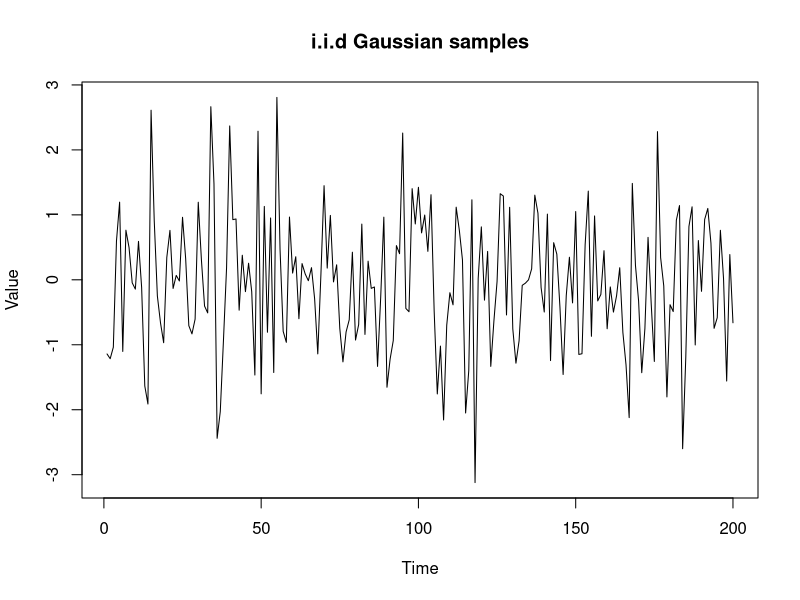
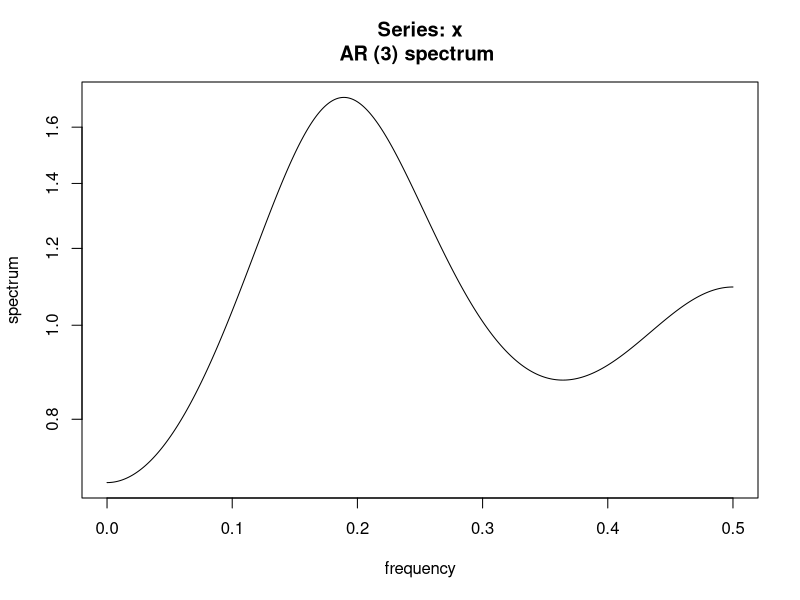
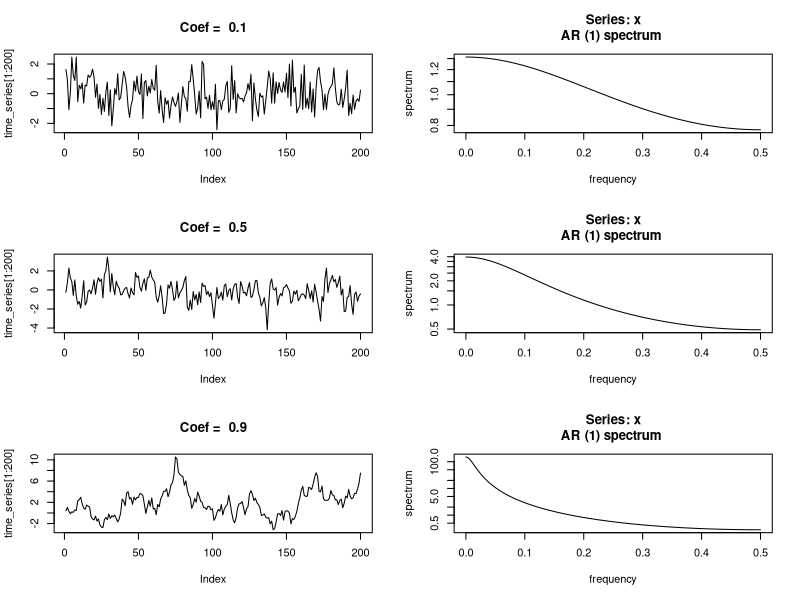
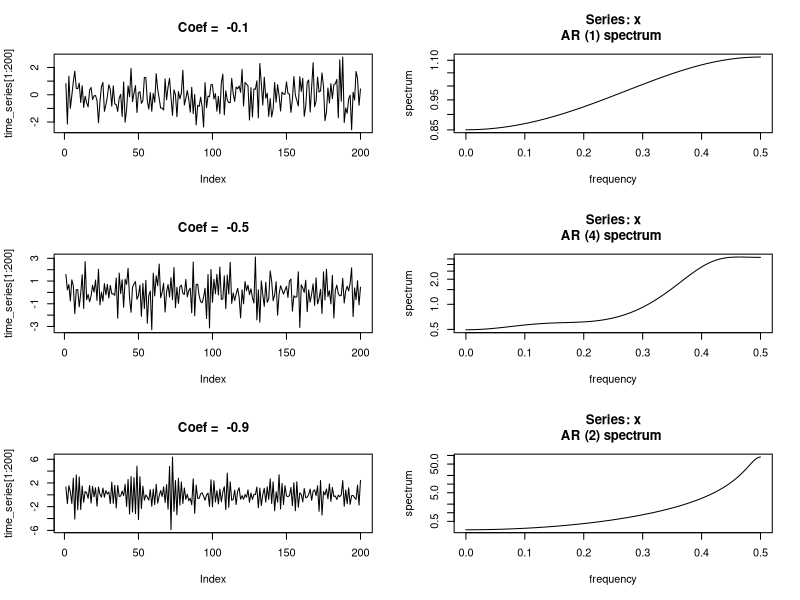

Reproduce these figures in R, in order. (Note: this script raises an error after producing the figures.)
## ---- chunk 1
time_series <- ts(rnorm(200),freq = 1)
plot(time_series, ylab = "Value", main = "i.i.d Gaussian samples" )
spectrum(time_series, method = "ar")

## ---- chunk 2

generate_AR_process <- function(n = 200,AR_coefficient = 0,error_sigma = 1){
  
  
stationary_distribution_sigma <- sqrt(error_sigma^2/(1-AR_coefficient^2))
  
X0 <- rnorm(1,0,stationary_distribution_sigma)
e <- rnorm(n,0,error_sigma)
time_series <- numeric(n)

time_series[1] <- X0
for(jj in 2:n){
  
  time_series[jj] <- AR_coefficient*time_series[jj-1]+e[jj]
  
}

time_series <- ts(time_series)

return(time_series)
  
}


## ---- chunk 3

AR_coefficients <- c(0.1,0.5,0.9)
n_coefficients <- length(AR_coefficients)
par(mfrow = c(n_coefficients,2))

for(jj in 1:n_coefficients){
  
time_series <- generate_AR_process(1000,AR_coefficients[jj])
plot(time_series[1:200], main = paste("Coef = ",AR_coefficients[jj]), type = "l")
spectrum(time_series, method = "ar")
  
}


time_series_01 <- time_series <- generate_AR_process(1000,0.1)

##

AR_coefficients <- c(-0.1,-0.5,-0.9)
n_coefficients <- length(AR_coefficients)
par(mfrow = c(n_coefficients,2))

for(jj in 1:n_coefficients){
  
time_series <- generate_AR_process(1000,AR_coefficients[jj])
plot(time_series[1:200], main = paste("Coef = ",AR_coefficients[jj]), type = "l")
spectrum(time_series, method = "ar")
  
}


time_series_01 <- time_series <- generate_AR_process(1000,0.1)

## ---- chunk 4
n <- 200

time_series <- sin(t)
plot(time_series)

seasonal_time_series <- function(n = 200,frequency = 1,error_sd_to_amplitude_ratio = 0){
  
n_periods <- 1/frequency
period_length <- n/n_periods

t <- seq(0,2*pi,length = 200)
time_series <- sin(frequency*t)
e <- rnorm(n,0,error_sd_to_amplitude_ratio)
time_series <- time_series+e

time_series <- ts(time_series, frequency = n)

return(time_series)
  
  
}

time_series <- seasonal_time_series(frequency = 20)
plot(time_series)

spectrum(time_series, method = "ar")


  
  
  
